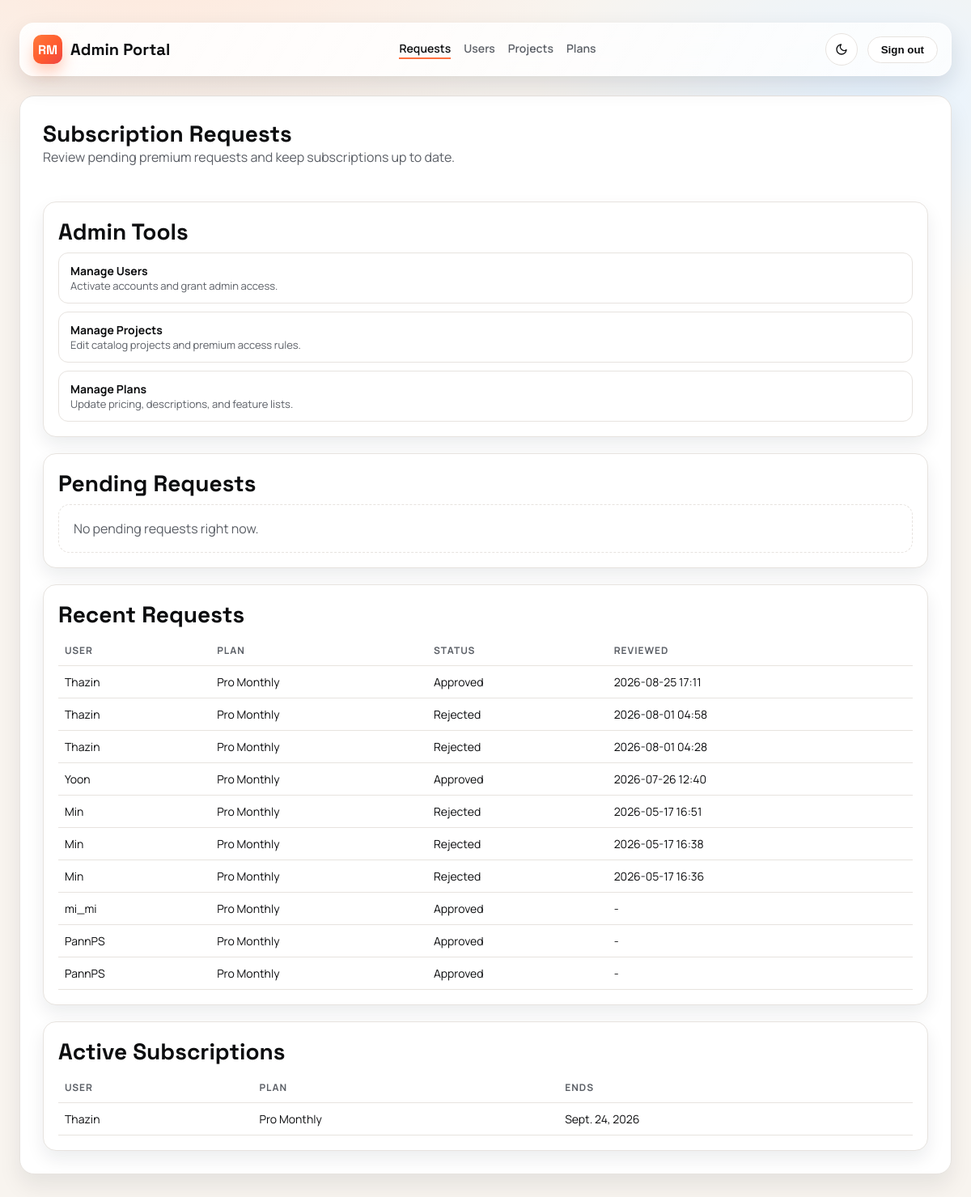
The page /admin-portal/ (signed in) on the database its author committed.
### users/models.py (models this page shows, shortened)
class PremiumRequest(models.Model):
    STATUS_CHOICES = [
        ("pending", "Pending"),
        ("approved", "Approved"),
        ("rejected", "Rejected"),
    ]
    user = models.ForeignKey(settings.AUTH_USER_MODEL, on_delete=models.CASCADE)
    plan = models.ForeignKey("Plan", on_delete=models.PROTECT, blank=True, null=True)
    status = models.CharField(max_length=20, choices=STATUS_CHOICES, default="pending")
    requested_at = models.DateTimeField(auto_now_add=True)
    reviewed_at = models.DateTimeField(blank=True, null=True)
    user_notified_at = models.DateTimeField(blank=True, null=True)
    note = models.TextField(blank=True)
    class Meta:
        ordering = ["-requested_at", "-id"]
        constraints = [
            models.UniqueConstraint(
                fields=["user"],
                condition=Q(status="pending"),
                name="users_one_pending_premium_request_per_user",
            )
        ]

class Plan(models.Model):
    name = models.CharField(max_length=50, unique=True)
    price = models.DecimalField(max_digits=8, decimal_places=2, default=0)
    description = models.TextField(blank=True)
    features = models.TextField(blank=True)
    class Meta:
        ordering = ["name", "id"]

class Subscription(models.Model):
    user = models.ForeignKey(settings.AUTH_USER_MODEL, on_delete=models.CASCADE)
    plan = models.ForeignKey(Plan, on_delete=models.PROTECT)
    start_date = models.DateField(default=timezone.now)
    end_date = models.DateField()
    is_active = models.BooleanField(default=True)
    class Meta:
        ordering = ["-start_date", "-id"]

### users/views.py (the view)
# urls.py: path("admin-portal/", views.admin_dashboard_view, name="admin_dashboard"),
@login_required
def admin_dashboard_view(request):
    if not request.user.is_staff:
        return redirect("admin_login")
    pending_requests = PremiumRequest.objects.filter(status="pending").select_related("user", "plan")
    recent_requests = PremiumRequest.objects.select_related("user", "plan").order_by("-requested_at")[:25]
    active_subscriptions = Subscription.objects.filter(is_active=True).select_related("user", "plan").order_by("-start_date")[:20]
    return render(
        request,
        "users/admin_dashboard.html",
        {
            "pending_requests": pending_requests,
            "recent_requests": recent_requests,
            "active_subscriptions": active_subscriptions,
        },
    )

### users/templates/users/admin_dashboard.html (shortened to what this page needs)
{% extends "users/admin_base.html" %}
{% block content %}
<div class="admin-shell">
    <div class="admin-header">
        <div>
            <h1>Subscription Requests</h1>
            <p class="page-sub">Review pending premium requests and keep subscriptions up to date.</p>
        </div>
    </div>
    <section class="admin-section">
        <h2 class="page-title">Admin Tools</h2>
        <div class="status-stack">
            <a class="status-card" href="{% url 'admin_users' %}">
                <strong>Manage Users</strong>
                <div class="helper-text">Activate accounts and grant admin access.</div>
            </a>
            <a class="status-card" href="{% url 'admin_projects' %}">
                <strong>Manage Projects</strong>
                <div class="helper-text">Edit catalog projects and premium access rules.</div>
            </a>
            <a class="status-card" href="{% url 'admin_plans' %}">
                <strong>Manage Plans</strong>
                <div class="helper-text">Update pricing, descriptions, and feature lists.</div>
            </a>
        </div>
    </section>
    <section class="admin-section">
        <h2 class="page-title">Pending Requests</h2>
        {% if pending_requests %}
            <table class="admin-table">
                <thead>
                    <tr>
                        <th>User</th>
                        <th>Plan</th>
                        <th>Requested</th>
                        <th>Note</th>
                        <th>Actions</th>
                    </tr>
                </thead>
                <tbody>
                    {% for req in pending_requests %}
                        <tr>
                            <td>
                                <strong>{{ req.user.username }}</strong><br />
                                <span class="helper-text">{{ req.user.email }}</span>
                            </td>
                            <td>
                                {% if req.plan %}
                                    {{ req.plan.name }}
                                {% else %}
                                    <span class="pill">No plan selected</span>
                                {% endif %}
                            </td>
                            <td>{{ req.requested_at|date:"Y-m-d H:i" }}</td>
                            <td>{{ req.note|default:"-" }}</td>
                            <td>
                                <div class="admin-actions">
                                    <form method="post" action="{% url 'admin_review_request' req.id %}">
                                        {% csrf_token %}
                                        <input type="hidden" name="action" value="approve" />
                                        <button class="admin-btn approve" type="submit">Approve</button>
                                    </form>
                                    <form method="post" action="{% url 'admin_review_request' req.id %}">
                                        {% csrf_token %}
                                        <input type="hidden" name="action" value="reject" />
                                        <button class="admin-btn reject" type="submit">Reject</button>
                                    </form>
                                </div>
                            </td>
                        </tr>
                    {% endfor %}
                </tbody>
            </table>
        {% else %}
            <div class="admin-empty">No pending requests right now.</div>
        {% endif %}
    </section>
    <section class="admin-section">
        <h2 class="page-title">Recent Requests</h2>
        {% if recent_requests %}
            <table class="admin-table">
                <thead>
                    <tr>
                        <th>User</th>
                        <th>Plan</th>
                        <th>Status</th>
                        <th>Reviewed</th>
                    </tr>
                </thead>
                <tbody>
                    {% for req in recent_requests %}
                        <tr>
                            <td>{{ req.user.username }}</td>
                            <td>{% if req.plan %}{{ req.plan.name }}{% else %}-{% endif %}</td>
                            <td>{{ req.get_status_display }}</td>
                            <td>{% if req.reviewed_at %}{{ req.reviewed_at|date:"Y-m-d H:i" }}{% else %}-{% endif %}</td>
                        </tr>
                    {% endfor %}
                </tbody>
            </table>
        {% else %}
            <div class="admin-empty">No requests found.</div>
        {% endif %}
    </section>
    <section class="admin-section">
        <h2 class="page-title">Active Subscriptions</h2>
        {% if active_subscriptions %}
            <table class="admin-table">
                <thead>
                    <tr>
                        <th>User</th>
                        <th>Plan</th>
                        <th>Ends</th>
                    </tr>
                </thead>
                <tbody>
                    {% for sub in active_subscriptions %}
                        <tr>
                            <td>{{ sub.user.username }}</td>
                            <td>{{ sub.plan.name }}</td>
                            <td>{{ sub.end_date }}</td>
                        </tr>
                    {% endfor %}
                </tbody>
            </table>
        {% else %}
            <div class="admin-empty">No active subscriptions.</div>
        {% endif %}
    </section>
</div>
{% endblock %}

### users/templates/users/admin_base.html (style rules this page uses)
:root { --ink: #0c0d0f; --muted: #5b5f66; --accent: #ff6f3d; --surface: #ffffff; --stroke: #e7e3df; --bg: #f8f4ef; --glow-a: #ffe8db; --glow-b: #e8f4ff; }
* { box-sizing: border-box; }
body { margin: 0; font-family: "Manrope", sans-serif; color: var(--ink); background: radial-gradient(900px 480px at 15% -5%, var(--glow-a) 0, transparent 62%), radial-gradient(700px 420px at 90% 8%, var(--glow-b) 0, transparent 60%), var(--bg); }
a { color: inherit; text-decoration: none; }
.page-title { font-family: "Space Grotesk", sans-serif; font-size: 28px; margin: 0 0 8px; }
.page-sub { color: var(--muted); margin: 0 0 24px; }
.helper-text { color: var(--muted); font-size: 13px; }

### users/templates/users/admin_dashboard.html (style rules this page uses)
.admin-shell { display: grid; gap: 20px; }
.admin-header { display: flex; align-items: center; justify-content: space-between; gap: 16px; flex-wrap: wrap; }
.admin-header h1 { margin: 0; font-family: "Space Grotesk", sans-serif; font-size: 28px; }
.admin-section { border: 1px solid var(--stroke); border-radius: 16px; padding: 18px; background: var(--surface); box-shadow: 0 10px 22px rgba(15, 23, 42, 0.08); }
.status-stack { display: grid; gap: 10px; }
.status-card { padding: 12px 14px; border-radius: 12px; border: 1px solid var(--stroke); background: color-mix(in srgb, var(--surface) 90%, white 10%); font-size: 14px; }
.admin-table { width: 100%; border-collapse: collapse; font-size: 14px; }
.admin-table th, .admin-table td { text-align: left; padding: 10px 8px; border-bottom: 1px solid var(--stroke); vertical-align: top; }
.admin-table th { font-size: 12px; letter-spacing: 0.08em; text-transform: uppercase; color: var(--muted); }
.admin-empty { border: 1px dashed var(--stroke); border-radius: 14px; padding: 18px; color: var(--muted); background: color-mix(in srgb, var(--surface) 90%, white 10%); }

### rows shown on the page
PremiumRequest: user.username "Thazin", plan.name "Pro Monthly", status "Approved", reviewed_at "2026-08-25 17:11"
PremiumRequest: user.username "Thazin", plan.name "Pro Monthly", status "Rejected", reviewed_at "2026-08-01 04:58"
PremiumRequest: user.username "Thazin", plan.name "Pro Monthly", status "Rejected", reviewed_at "2026-08-01 04:28"
PremiumRequest: user.username "Yoon", plan.name "Pro Monthly", status "Approved", reviewed_at "2026-07-26 12:40"
PremiumRequest: user.username "Min", plan.name "Pro Monthly", status "Rejected", reviewed_at "2026-05-17 16:51"
PremiumRequest: user.username "Min", plan.name "Pro Monthly", status "Rejected", reviewed_at "2026-05-17 16:38"
PremiumRequest: user.username "Min", plan.name "Pro Monthly", status "Rejected", reviewed_at "2026-05-17 16:36"
PremiumRequest: user.username "mi_mi", plan.name "Pro Monthly", status "Approved"
PremiumRequest: user.username "PannPS", plan.name "Pro Monthly", status "Approved"
PremiumRequest: user.username "PannPS", plan.name "Pro Monthly", status "Approved"
Subscription: user.username "Thazin", plan.name "Pro Monthly", end_date "Sept. 24, 2026"
